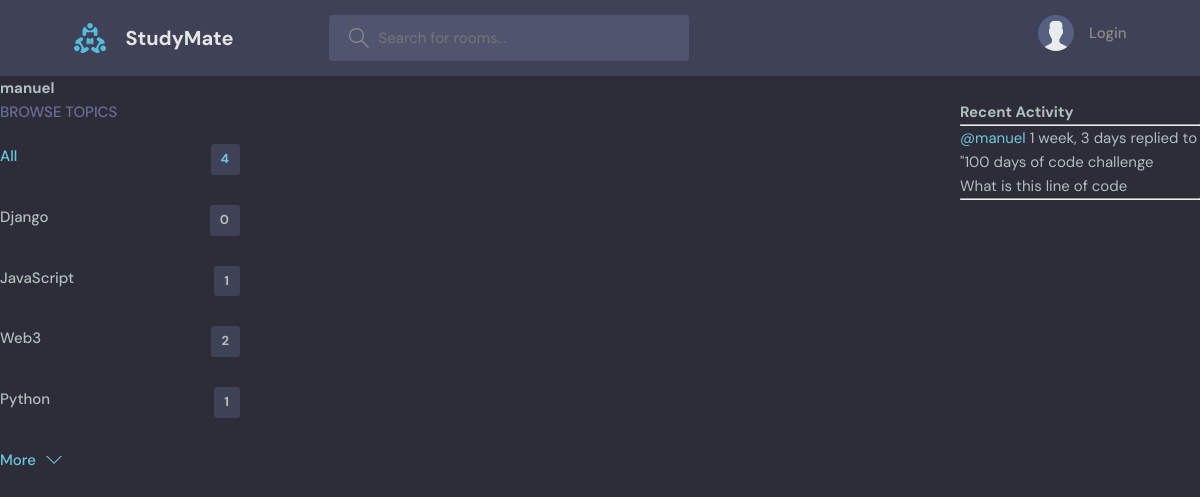
/profile/3/, run on an earlier commit of the app's database.
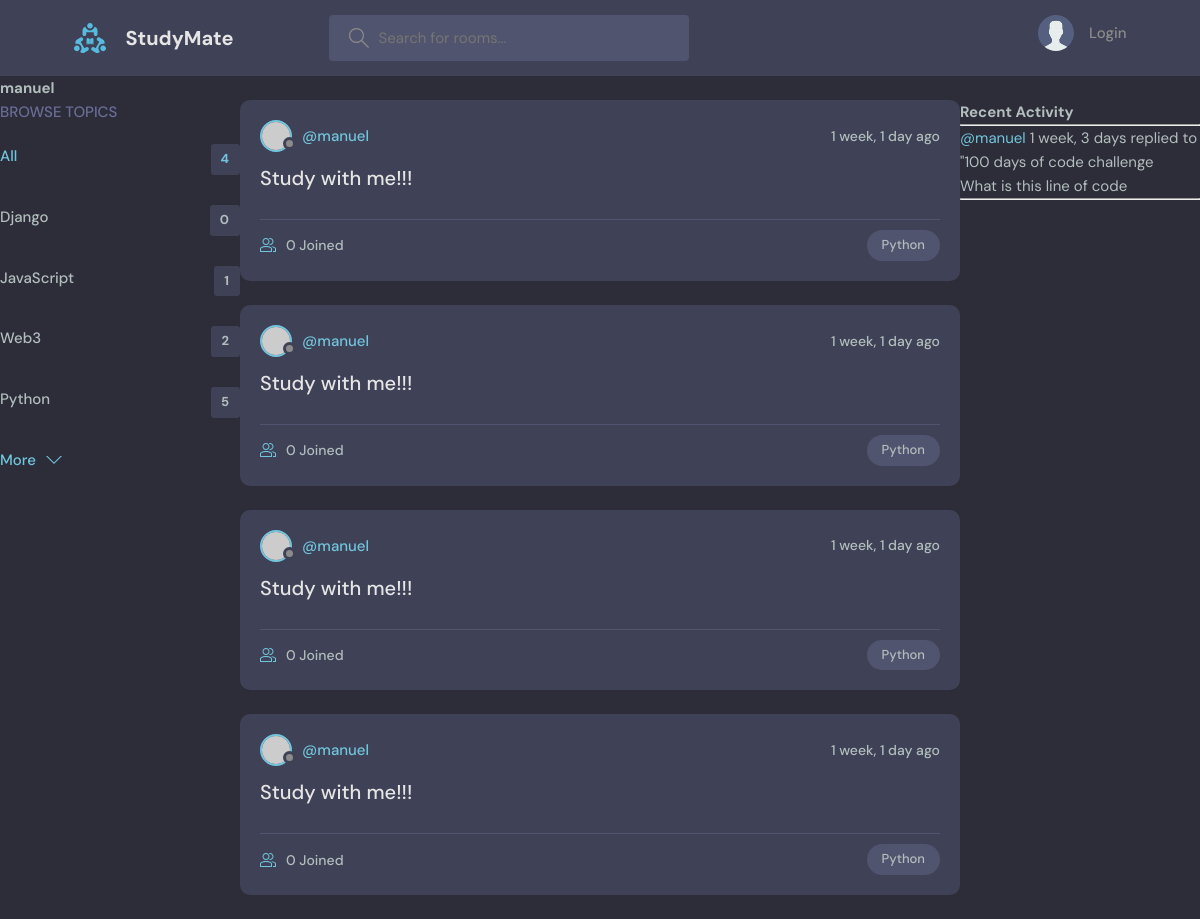
And on a later commit of the database.
### base/models.py (models this page shows, shortened)
class Topic(models.Model):
    name = models.CharField(max_length=200)

class Message(models.Model):
    user = models.ForeignKey(User, on_delete=models.CASCADE)
    room = models.ForeignKey(Room, on_delete=models.CASCADE)
    body = models.TextField()
    updated = models.DateTimeField(auto_now=True)
    created = models.DateTimeField(auto_now=True)
    class Meta:
        ordering = ['-updated', '-created']
    def __str__(self):
        return self.body[0:50]

class Room(models.Model):
    host = models.ForeignKey(User, on_delete=models.SET_NULL, null=True)
    topic = models.ForeignKey(Topic, on_delete=models.SET_NULL, null=True)
    name = models.CharField(max_length=200)
    description = models.TextField(null=True, blank=True)
    participants = models.ManyToManyField(User, related_name='participants', blank=True)
    updated = models.DateTimeField(auto_now=True)
    created = models.DateTimeField(auto_now_add=True)
    class Meta:
        ordering = ['-updated', '-created']
    def __str__(self):
        return self.name

### base/views.py (the view)
# urls.py: path('profile/<str:pk>/', views.userProfile, name='user-profile'),
def userProfile(request, pk):
    user = User.objects.get(id=pk)
    rooms = user.room_set.all()
    room_messages = user.message_set.all()
    topics = Topic.objects.all()
    context = {'user': user, 'rooms': rooms,
               'room_messages': room_messages, 'topics': topics}
    return render(request, 'base/profile.html', context)

### base/templates/base/profile.html (shortened to what this page needs)
{% extends 'main.html' %} {% block content %}
<h1>{{user.username}}</h1>
<div class="profile-container">
    <div>
        {% include 'base/topics_component.html' %}
    </div>
    <div>
        {% include 'base/feed_component.html' %}
    </div>
    <div>
        {% include 'base/activity_component.html' %}
    </div>
</div>
{% endblock content %}

### templates/main.html (shortened to what this page needs)
<!DOCTYPE html>
{% load static %}
<html lang="en">
  <head>
    <link rel="stylesheet" href="{% static 'styles/style.css' %}" />
  </head>
  <body>
    {% include 'navbar.html' %}
    {% block content %}
    {% endblock %}
  </body>
</html>

### templates/navbar.html (shortened to what this page needs)
{% load static %}
<header class="header header--loggedIn">
    <div class="container">
      <a href="{% url 'home' %}" class="header__logo">
        <img src="{% static 'images/logo.svg' %}" />
        <h1>StudyMate</h1>
      </a>
      <form class="header__search" method="GET" action="{%% url 'home' }">
        <label>
          <input placeholder="Search for rooms..." type="text" name="q" />
        </label>
      </form>
      <nav class="header__menu">
{% if request.user.is_authenticated %}
        <div class="header__user">
          <a href="profile.html">
            <div class="avatar avatar--medium active">
              <img src="https://randomuser.me/api/portraits/men/37.jpg" />
            </div>
            <p>{{request.user.username}} <span>@john_doe {{request.user.username}} </span></p>
          </a>
          <button class="dropdown-button">
            <svg version="1.1" xmlns="http://www.w3.org/2000/svg" width="32" height="32" viewBox="0 0 32 32">
              <title>chevron-down</title>
              <path d="M16 21l-13-13h-3l16 16 16-16h-3l-13 13z"></path>
            </svg>
          </button>
        </div>
    {% else %}
        <a href="{% url 'login' %}">
          <img src="{% static 'images/avatar.svg' %}" />
          <p>Login</p>
        </a>
{% endif %}
      </nav>
    </div>
  </header>

### base/templates/base/topics_component.html
<div class="topics">
  <div class="topics__header">
    <h2>Browse Topics</h2>
  </div>
  <ul class="topics__list">
    <li>
      <a href="{% url 'home' %}" class="active">All <span>{{topics.count}}</span></a>
    </li>
{% for topic in topics %}
    <li>
      <a href="{% url 'home' %}?q={{topic.name}}">{{topic.name}}<span>{{topic.room_set.all.count}}</span></a>
    </li>
    {% endfor %}
  </ul>
  <a class="btn btn--link" href="topics.html">
    More
    <svg
      version="1.1"
      xmlns="http://www.w3.org/2000/svg"
      width="32"
      height="32"
      viewBox="0 0 32 32"
    >
      <title>chevron-down</title>
      <path d="M16 21l-13-13h-3l16 16 16-16h-3l-13 13z"></path>
    </svg>
  </a>
</div>

### base/templates/base/feed_component.html (shortened to what this page needs)
{% for room in rooms %}
<div class="roomListRoom">
  <div class="roomListRoom__header">
    <a
      href="{% url 'user-profile' room.host.id %}"
      class="roomListRoom__author"
    >
      <div class="avatar avatar--small">
        <img src="https://randomuser.me/api/portraits/women/11.jpg" />
      </div>
      <span>@{{room.host.username}}</span>
    </a>
    <div class="roomListRoom__actions">
      <span>{{room.created|timesince}} ago</span>
    </div>
  </div>
  <div class="roomListRoom__content">
    <a href="{% url 'room' room.id %}">{{room.name}}</a>
  </div>
  <div class="roomListRoom__meta">
    <a href="{% url 'room' room.id %}" class="roomListRoom__joined">
      {{room.participants.all.count}} Joined
    </a>
    <p class="roomListRoom__topic">{{room.topic.name}}</p>
  </div>
</div>
{% endfor %}

### base/templates/base/activity_component.html (shortened to what this page needs)
<h3>Recent Activity</h3>
<hr />
{% for message in room_messages %}
<div>
  <small> <a href="{% url 'user-profile' message.user.id %}">@{{message.user}}</a> {{message.created|timesince}}</small>
  <small>replied to "{{message.room}}</small>
  <p>{{message}}</p>
  <hr>
</div>
{% endfor %}

### base/templates/base/profile.html (style rules this page uses)
.profile-container { display: grid; grid-template-columns: 1fr 3fr 1fr; }

What changed in the data, as far as the page shows it:
computed for Topic "Python": room_set.all.count "1" → "5"
added Room: host.username "manuel", created "1 week, 1 day", name "Study with me!!!", participants.all.count "0", topic.name "Python"
added Room: host.username "manuel", created "1 week, 1 day", name "Study with me!!!", participants.all.count "0", topic.name "Python"
added Room: host.username "manuel", created "1 week, 1 day", name "Study with me!!!", participants.all.count "0", topic.name "Python"
added Room: host.username "manuel", created "1 week, 1 day", name "Study with me!!!", participants.all.count "0", topic.name "Python"
